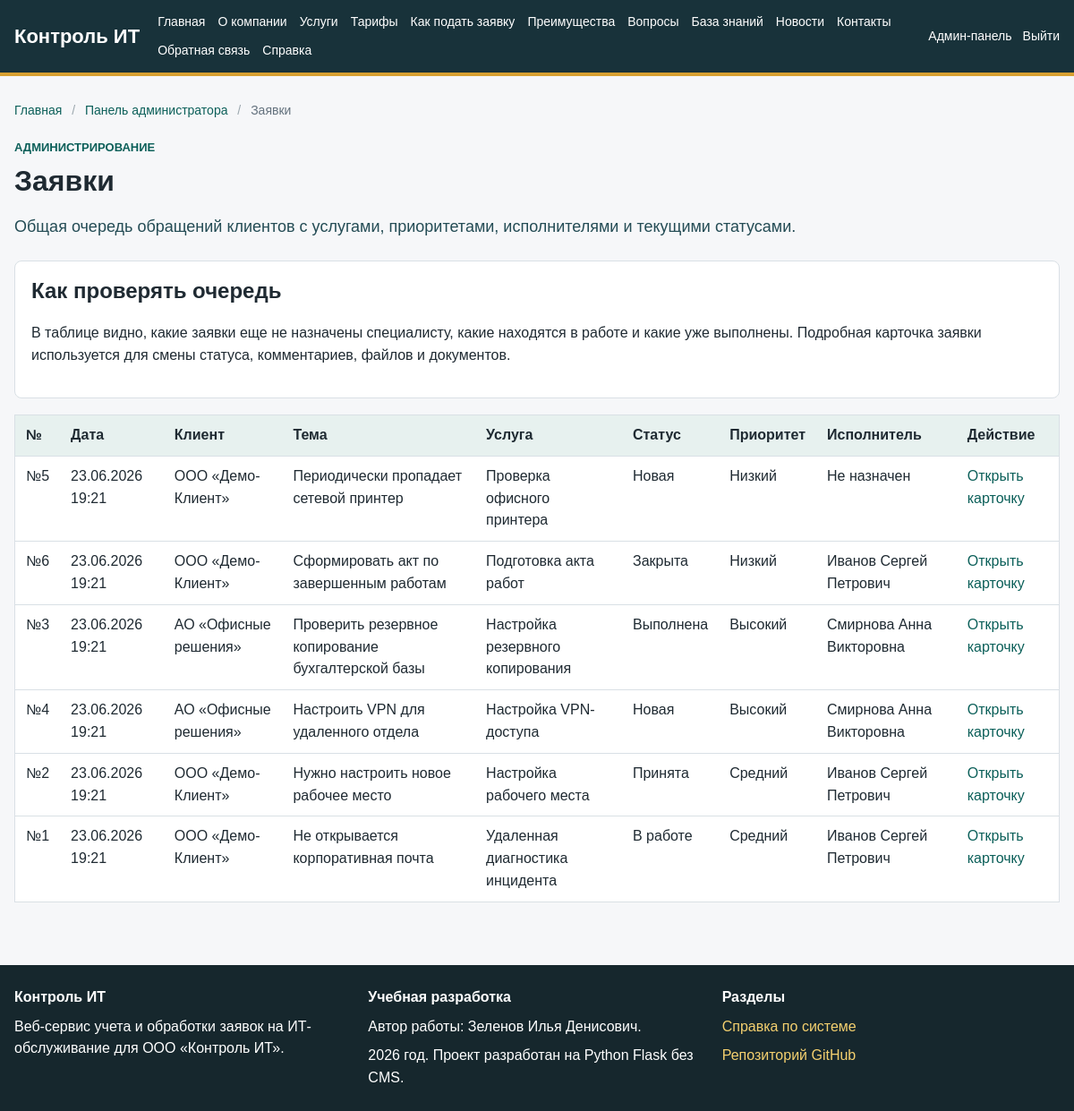
The app's page /admin/tickets (signed in) with its own data.
### app/models.py (models this page shows, shortened)
class Ticket(db.Model):
    __tablename__ = "tickets"
    id = db.Column(db.Integer, primary_key=True)
    title = db.Column(db.String(180), nullable=False)
    description = db.Column(db.Text, nullable=False)
    created_at = db.Column(db.DateTime, default=datetime.utcnow)
    updated_at = db.Column(db.DateTime, default=datetime.utcnow, onupdate=datetime.utcnow)
    deadline_at = db.Column(db.DateTime)
    closed_at = db.Column(db.DateTime)
    client_id = db.Column(db.Integer, db.ForeignKey("clients.id"), nullable=False)
    specialist_id = db.Column(db.Integer, db.ForeignKey("employees.id"))
    service_id = db.Column(db.Integer, db.ForeignKey("services.id"), nullable=False)
    status_id = db.Column(db.Integer, db.ForeignKey("ticket_statuses.id"), nullable=False)
    priority_id = db.Column(db.Integer, db.ForeignKey("ticket_priorities.id"), nullable=False)
    client = db.relationship("Client", back_populates="tickets")
    specialist = db.relationship("Employee", back_populates="assigned_tickets")
    service = db.relationship("Service", back_populates="tickets")
    status = db.relationship("TicketStatus", back_populates="tickets")
    priority = db.relationship("TicketPriority", back_populates="tickets")
    comments = db.relationship("TicketComment", back_populates="ticket", cascade="all, delete-orphan")
    attachments = db.relationship("Attachment", back_populates="ticket", cascade="all, delete-orphan")
    documents = db.relationship("Document", back_populates="ticket", cascade="all, delete-orphan")

class Client(db.Model):
    __tablename__ = "clients"
    id = db.Column(db.Integer, primary_key=True)
    organization_name = db.Column(db.String(180), nullable=False)
    inn = db.Column(db.String(20))
    address = db.Column(db.String(255))
    contact_person = db.Column(db.String(150))
    created_at = db.Column(db.DateTime, default=datetime.utcnow)
    user_id = db.Column(db.Integer, db.ForeignKey("users.id"), nullable=False)
    user = db.relationship("User", back_populates="client")
    tickets = db.relationship("Ticket", back_populates="client")

class Service(db.Model):
    __tablename__ = "services"
    id = db.Column(db.Integer, primary_key=True)
    name = db.Column(db.String(150), nullable=False)
    description = db.Column(db.Text)
    price = db.Column(db.Float, default=0)
    is_active = db.Column(db.Boolean, default=True)
    category_id = db.Column(db.Integer, db.ForeignKey("service_categories.id"), nullable=False)
    category = db.relationship("ServiceCategory", back_populates="services")
    tickets = db.relationship("Ticket", back_populates="service")

class TicketStatus(db.Model):
    __tablename__ = "ticket_statuses"
    id = db.Column(db.Integer, primary_key=True)
    name = db.Column(db.String(80), unique=True, nullable=False)
    sort_order = db.Column(db.Integer, default=0)
    tickets = db.relationship("Ticket", back_populates="status")

class TicketPriority(db.Model):
    __tablename__ = "ticket_priorities"
    id = db.Column(db.Integer, primary_key=True)
    name = db.Column(db.String(80), unique=True, nullable=False)
    response_hours = db.Column(db.Integer, default=24)
    tickets = db.relationship("Ticket", back_populates="priority")

class User(UserMixin, db.Model):
    __tablename__ = "users"
    id = db.Column(db.Integer, primary_key=True)
    username = db.Column(db.String(80), unique=True, nullable=False)
    password_hash = db.Column(db.String(255), nullable=False)
    email = db.Column(db.String(120), unique=True, nullable=False)
    full_name = db.Column(db.String(150), nullable=False)
    phone = db.Column(db.String(30))
    is_active_account = db.Column(db.Boolean, default=True)
    created_at = db.Column(db.DateTime, default=datetime.utcnow)
    role_id = db.Column(db.Integer, db.ForeignKey("roles.id"), nullable=False)
    role = db.relationship("Role", back_populates="users")
    client = db.relationship("Client", back_populates="user", uselist=False)
    employee = db.relationship("Employee", back_populates="user", uselist=False)
    comments = db.relationship("TicketComment", back_populates="author")
    @property
    def is_active(self):
        return self.is_active_account
    def has_role(self, *role_names):
        return self.role and self.role.name in role_names

### app/routes/admin.py (the view)
@admin_bp.route("/tickets")
@login_required
@role_required("Администратор")
def tickets():
    return render_template(
        "admin/tickets.html",
        title="Заявки",
        tickets=Ticket.query.order_by(Ticket.created_at.desc()).all(),
        breadcrumbs=admin_breadcrumbs({"label": "Заявки", "url": None}),
    )

### app/models.py (called while the page is built)
@login_manager.user_loader
def load_user(user_id):
    return User.query.get(int(user_id))

### app/routes/admin.py (called while the page is built)
def admin_breadcrumbs(*items):
    trail = [{"label": "Главная", "url": url_for("public.home")}]
    if items:
        trail.append({"label": "Панель администратора", "url": url_for("admin.dashboard")})
        trail.extend(items)
    else:
        trail.append({"label": "Панель администратора", "url": None})
    return trail

### app/templates/admin/tickets.html (shortened to what this page needs)
{% extends "base.html" %}
{% block content %}
<section class="page-header">
    <p class="eyebrow">Администрирование</p>
    <h1>Заявки</h1>
    <p class="lead">
        Общая очередь обращений клиентов с услугами, приоритетами, исполнителями и текущими статусами.
    </p>
</section>
<section class="info-box">
    <h2>Как проверять очередь</h2>
    <p>
        В таблице видно, какие заявки еще не назначены специалисту, какие находятся в работе
        и какие уже выполнены. Подробная карточка заявки используется для смены статуса,
        комментариев, файлов и документов.
    </p>
</section>
<table>
    <thead>
    <tr>
        <th>№</th>
        <th>Дата</th>
        <th>Клиент</th>
        <th>Тема</th>
        <th>Услуга</th>
        <th>Статус</th>
        <th>Приоритет</th>
        <th>Исполнитель</th>
        <th>Действие</th>
    </tr>
    </thead>
    <tbody>
    {% for ticket in tickets %}
        <tr>
            <td>№{{ ticket.id }}</td>
            <td>{{ ticket.created_at.strftime('%d.%m.%Y %H:%M') }}</td>
            <td>{{ ticket.client.organization_name }}</td>
            <td>{{ ticket.title }}</td>
            <td>{{ ticket.service.name }}</td>
            <td>{{ ticket.status.name }}</td>
            <td>{{ ticket.priority.name }}</td>
            <td>{{ ticket.specialist.user.full_name if ticket.specialist else 'Не назначен' }}</td>
            <td><a href="{{ url_for('admin.ticket_detail', ticket_id=ticket.id) }}">Открыть карточку</a></td>
        </tr>
    {% else %}
        <tr>
            <td colspan="9">Заявки пока не созданы.</td>
        </tr>
    {% endfor %}
    </tbody>
</table>
{% endblock %}

### app/static/css/style.css (style rules this page uses)
:root { --page: #f6f7f9; --surface: #ffffff; --surface-soft: #eef6f4; --ink: #1f2a32; --muted: #63717d; --line: #d9e0e5; --header: #18323a; --header-2: #244c55; --accent: #0f766e; --accent-strong: #0b5f59; --warning: #b7791f; --danger: #b42318; --success: #1f7a4d; --white: #ffffff; }
* { box-sizing: border-box; }
body { margin: 0; font-family: Arial, Helvetica, sans-serif; color: var(--ink); background: var(--page); line-height: 1.55; }
a { color: var(--accent-strong); text-decoration: none; }
.page-header { margin-bottom: 24px; }
.page-header h1 { margin-bottom: 10px; }
h1 { margin-top: 0; font-size: 32px; line-height: 1.2; }
h2 { margin-top: 0; line-height: 1.25; }
.lead { font-size: 18px; color: var(--header-2); }
.eyebrow { margin: 0 0 8px; color: var(--accent-strong); font-size: 13px; font-weight: 700; text-transform: uppercase; }
.card, .metric, .info-box, .form-card, .comment { background: var(--surface); border: 1px solid var(--line); border-radius: 8px; padding: 18px; }
table { width: 100%; border-collapse: collapse; background: var(--white); border: 1px solid var(--line); margin: 18px 0; }
th, td { padding: 10px 12px; border-bottom: 1px solid var(--line); text-align: left; vertical-align: top; }
th { background: #e7f1ef; }

### records on screen
Ticket: id "5", created_at "23.06.2026 19:21", client.organization_name "ООО «Демо-Клиент»", title "Периодически пропадает сетевой принтер", service.name "Проверка офисного принтера", status.name "Новая", priority.name "Низкий", specialist.user "Не назначен"
Ticket: id "6", created_at "23.06.2026 19:21", client.organization_name "ООО «Демо-Клиент»", title "Сформировать акт по завершенным работам", service.name "Подготовка акта работ", status.name "Закрыта", priority.name "Низкий", specialist.user "Иванов Сергей Петрович"
Ticket: id "3", created_at "23.06.2026 19:21", client.organization_name "АО «Офисные решения»", title "Проверить резервное копирование бухгалтерской базы", service.name "Настройка резервного копирования", status.name "Выполнена", priority.name "Высокий", specialist.user "Смирнова Анна Викторовна"
Ticket: id "4", created_at "23.06.2026 19:21", client.organization_name "АО «Офисные решения»", title "Настроить VPN для удаленного отдела", service.name "Настройка VPN-доступа", status.name "Новая", priority.name "Высокий", specialist.user "Смирнова Анна Викторовна"
Ticket: id "2", created_at "23.06.2026 19:21", client.organization_name "ООО «Демо-Клиент»", title "Нужно настроить новое рабочее место", service.name "Настройка рабочего места", status.name "Принята", priority.name "Средний", specialist.user "Иванов Сергей Петрович"
Ticket: id "1", created_at "23.06.2026 19:21", client.organization_name "ООО «Демо-Клиент»", title "Не открывается корпоративная почта", service.name "Удаленная диагностика инцидента", status.name "В работе", priority.name "Средний", specialist.user "Иванов Сергей Петрович"

### other values on screen
{{ crumb.label }} "Главная" "Панель администратора"
{{ crumb.label }} "Заявки"
